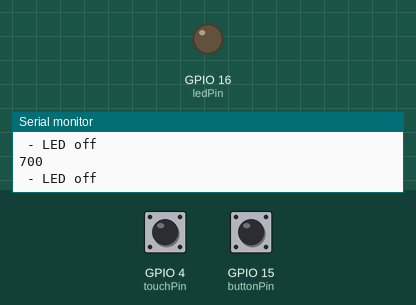
Bench run of a sketch on a simulated ESP32. On the bench: output pins drawn as LEDs (lit = HIGH), the last lines printed to the serial monitor. The test bench sets the inputs (shaded band); at power-on: GPIO 4 (touchPin) HIGH, GPIO 15 (buttonPin) LOW.

Above: at 2.2 s.
2.3 s: GPIO 4 (touchPin) pulled LOW for 0.6 s
At 2.9 s:
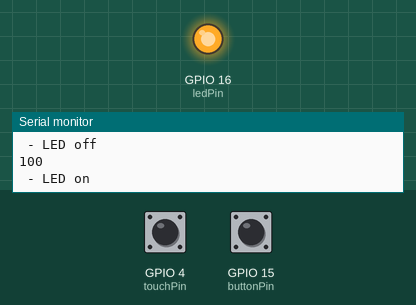
4.5 s: GPIO 4 (touchPin) pulled LOW for 3.2 s
At 8.7 s:
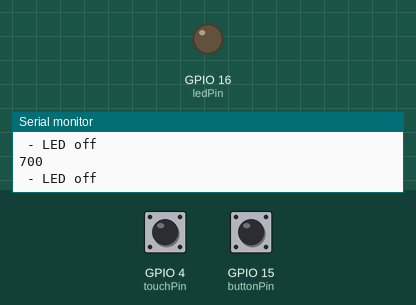
Timing chart, 0 to 10.2 s (numbered marks = the images above; inputs shaded):
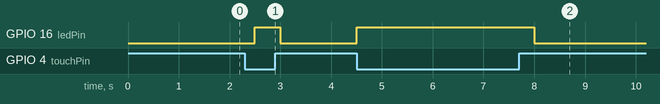

The sketch:

week3_Task_C.ino
```cpp
// set pin numbers
const int touchPin = 4;
const int buttonPin = 15;
const int ledPin = 16;
// change with your threshold value
const int threshold = 20;

// variable for storing the touch pin value
int touchValue;
int buttonState = 0;
int lastButtonState = 0;  // 이전 버튼 상태 저장
bool isPaused = false;    // Pause 상태를 저장

void setup() {
  Serial.begin(115200);
  delay(1000); // time to bring up serial monitor

  // initialize the LED pin as an output:
  pinMode(buttonPin, INPUT);
  pinMode(ledPin, OUTPUT);
}

void loop() {
  // read the touch value:
  touchValue = touchRead(touchPin);

  // 현재 버튼 상태 읽기
  buttonState = digitalRead(buttonPin);

  // 버튼이 눌러졌다가 떼어졌는지 확인 (상태가 LOW에서 HIGH로 변경될 때)
  if (buttonState == HIGH && lastButtonState == LOW) {
    // Pause/Resume 상태 토글
    isPaused = !isPaused;
    delay(50); // 버튼 바운스 방지
  }

  // 이전 버튼 상태 업데이트
  lastButtonState = buttonState;

  // Pause 상태가 아닐 때만 시리얼 출력
  if (!isPaused) {
    Serial.print(touchValue);
    Serial.println(buttonState);

    // check if the touchValue below the threshold
    // if it is, set ledPin to HIGH
    if (touchValue < threshold) {
      digitalWrite(ledPin, HIGH);
      Serial.println(" - LED on");
    } else {
      digitalWrite(ledPin, LOW);
      Serial.println(" - LED off");
    }
  }

  delay(500);
}
```

Measured:
- after the input at 2.3 s, GPIO 16 (ledPin): LOW → HIGH after 0.20 s, → LOW 0.50 s later
- after the input at 4.5 s, GPIO 16 (ledPin): LOW → HIGH at once, → LOW 3.5 s later
